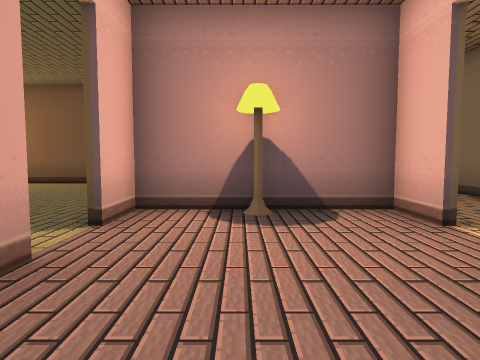
view 1 (above)

16 first-person views from a walk through a scene from a Unity 3-D project. The camera is 1.5 m above the floor, tilts 4° down and sees 75° across. The floor is counted in squares, 2 m on a side. Each view is taken from the middle of a square. On the plan, view 1 faces up. The plan holds only what a view shows up to about 10 squares ahead; the rest is blank. The player character is not drawn. Some surface patterns are stand-ins.

view 2
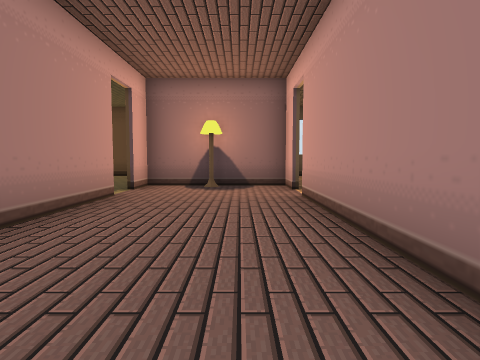

view 3
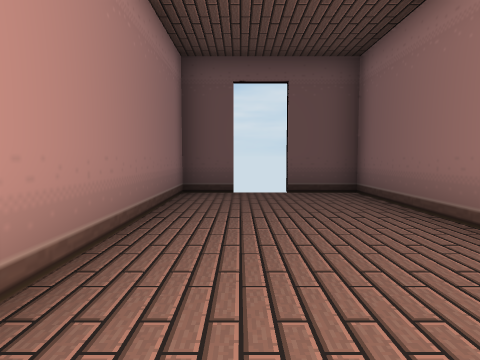

view 4
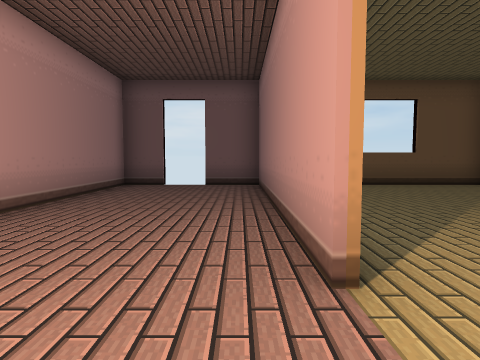

view 5
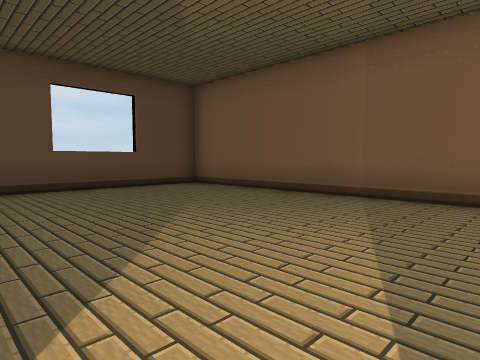

view 6
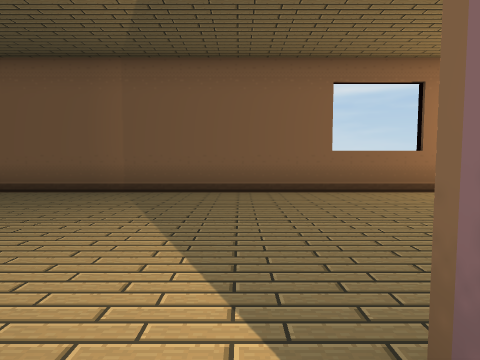

view 7
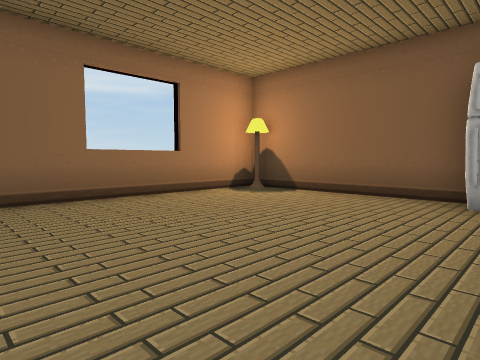

view 8
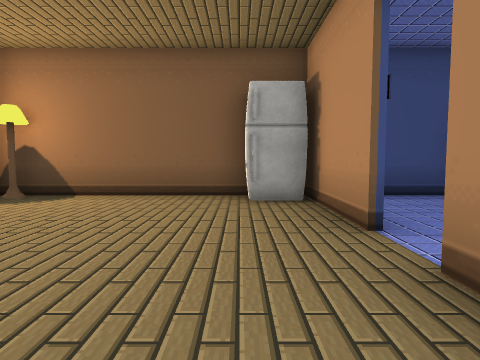

view 9
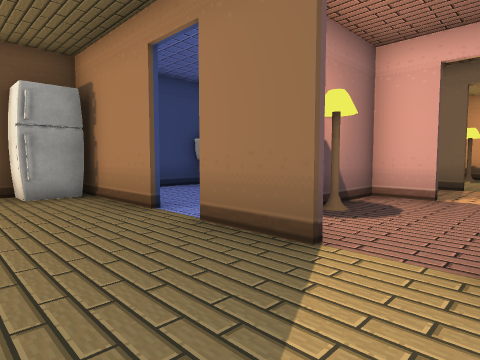

view 10
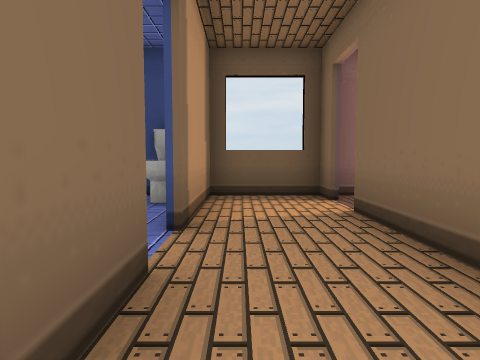

view 11
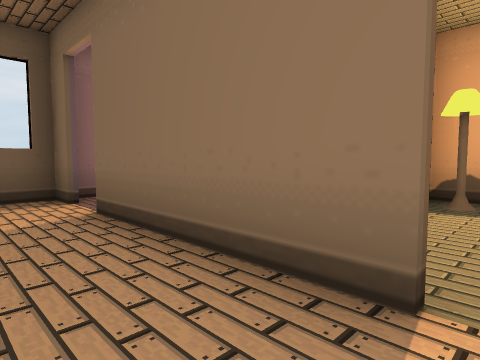

view 12
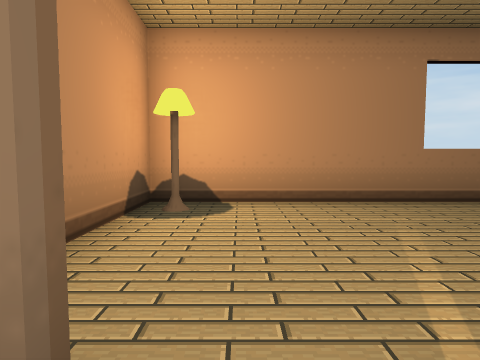

view 13
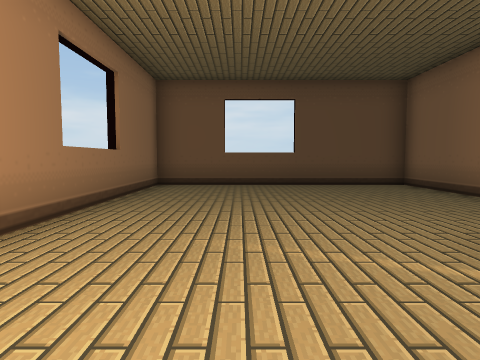

view 14
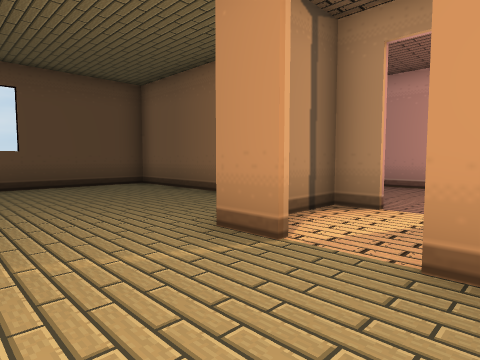

view 15
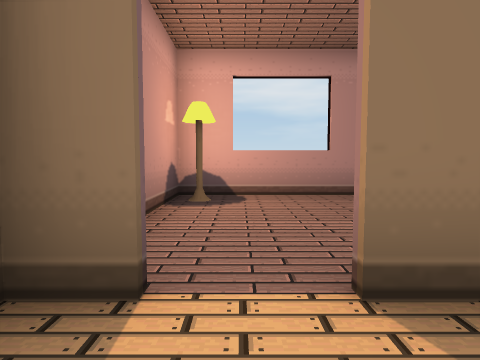

view 16
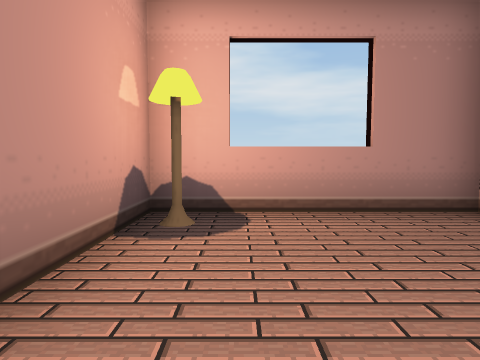

### Floor plan
Points are (right, up) in squares from view 1. A wall is a line through its corners. A room is listed if a view was taken in it or the views show most of it. See-through windows are left out.
Room 1 (views 1, 2, 3, 4, 5, 6, 7)
walls: (-1.5, 2.2) (-1.5, -4.7) (0, -4.7); (2.2, 3.4) (2.2, 4.5) (-1.5, 4.5) (-1.5, 3.4); (1.1, -4.7) (2.2, -4.7) (2.2, 2.2)
ways out: opening at (-2, 3) to room 2; opening at (2, 3) to room 3; gap at (0.5, -5)
objects: lamp (0, 4)
Room 2 (views 8, 9)
walls: (-1.7, 3.4) (-1.7, 5); (-1.7, 6.1) (-1.7, 8.5); (-2.8, 9.2) (-7.8, 9.2) (-7.8, -4.7) (-3, -4.7)
ways out: opening at (-2, 3) to room 1; opening at (-2, 6) to room 4
objects: lamp (-7, 9)
Room 3 (views 10, 11, 12, 13, 14)
walls: (4.8, 2.4) (4.8, 1.4); (4.6, 3.4) (4.6, 5.4); (2.4, -1.2) (2.4, -4.7) (9.3, -4.7) (9.3, 5); (2.4, 1.5) (3.8, 1.5); (9.4, 4.5) (6.6, 4.5); (2.4, 5) (2.4, 3.6)
ways out: opening at (2, 3) to room 1; opening at (3.5, 4.5) to room 4
objects: lamp (9, 4)
Room 4 (view 15)
walls: (1.6, 9.2) (-0.1, 9.2); (4.6, 8.5) (4.6, 9.2) (2.4, 9.2) (2.4, 6.1); (4.6, 5.4) (4.6, 7.4)
ways out: opening at (-2, 6) to room 2; opening at (3.5, 4.5) to room 3; opening at (5, 8) to room 5
objects: other object (-2, 9); other object (2, 8)
Room 5 (view 16)
walls: (9.3, 5) (9.3, 9.2) (4.9, 9.2)
ways out: opening at (5, 8) to room 4
objects: lamp (9, 9)

Positions as (right, up) in squares from view 1, and headings:
1: (0, 0), facing up
2: (1, -4), facing up
3: (1, 2), facing down
4: (-1, 4), facing down
5: (-2, 3), facing down-left
6: (-1, 3), facing left
7: (-2, 3), facing up-left
8: (-3, 3), facing up
9: (-4, 2), facing up-right
10: (3, 3), facing up
11: (3, 3), facing up-right
12: (4, 3), facing right
13: (7, 4), facing down
14: (7, 4), facing down-left
15: (3, 8), facing right
16: (5, 8), facing right
